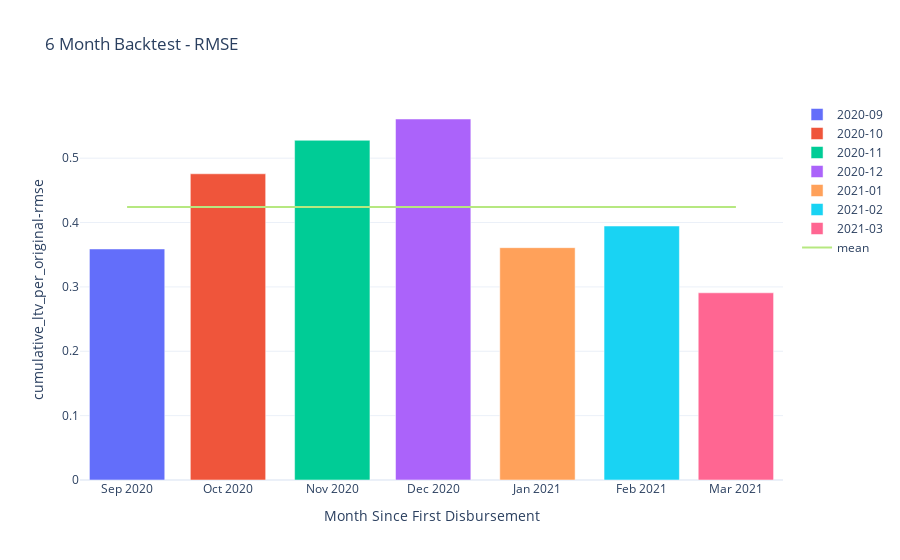

Notebook cell for this chart:
### Code cell
ke.plot_cohorts('cumulative_ltv_per_original-rmse', data='backtest_report')

### Figure 1 — Plotly figure (JSON) as saved in the notebook; plotly's stock layout.template omitted (floating-point values rounded to 4 significant figures)
{"data": [{"name": "2020-09", "type": "bar", "x": ["2020-09"], "y": [0.3589]}, {"name": "2020-10", "type": "bar", "x": ["2020-10"], "y": [0.4757]}, {"name": "2020-11", "type": "bar", "x": ["2020-11"], "y": [0.5278]}, {"name": "2020-12", "type": "bar", "x": ["2020-12"], "y": [0.5609]}, {"name": "2021-01", "type": "bar", "x": ["2021-01"], "y": [0.361]}, {"name": "2021-02", "type": "bar", "x": ["2021-02"], "y": [0.3946]}, {"name": "2021-03", "type": "bar", "x": ["2021-03"], "y": [0.2908]}, {"mode": "lines", "name": "mean", "type": "scatter", "x": ["2020-09", "2020-10", "2020-11", "2020-12", "2021-01", "2021-02", "2021-03"], "y": [0.4242, 0.4242, 0.4242, 0.4242, 0.4242, 0.4242, 0.4242]}], "layout": {"title": {"text": "6 Month Backtest - RMSE"}, "xaxis": {"title": {"text": "Month Since First Disbursement"}}, "yaxis": {"title": {"text": "cumulative_ltv_per_original-rmse"}}}}
